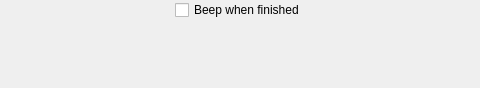
<?xml version="1.0" encoding="UTF-8"?>
<ui version="4.0">
 <class>BatchProcessingLowerPanel</class>
 <widget class="QWidget" name="BatchProcessingLowerPanel">
  <property name="geometry">
   <rect>
    <x>0</x>
    <y>0</y>
    <width>480</width>
    <height>88</height>
   </rect>
  </property>
  <property name="windowTitle">
   <string>Form</string>
  </property>
  <layout class="QVBoxLayout" name="verticalLayout">
   <property name="spacing">
    <number>16</number>
   </property>
   <property name="leftMargin">
    <number>0</number>
   </property>
   <property name="topMargin">
    <number>0</number>
   </property>
   <property name="rightMargin">
    <number>0</number>
   </property>
   <property name="bottomMargin">
    <number>0</number>
   </property>
   <item alignment="Qt::AlignHCenter">
    <widget class="QCheckBox" name="beepWhenFinished">
     <property name="text">
      <string>Beep when finished</string>
     </property>
    </widget>
   </item>
   <item>
    <widget class="SystemLoadWidget" name="systemLoadWidget" native="true"/>
   </item>
  </layout>
 </widget>
 <customwidgets>
  <customwidget>
   <class>SystemLoadWidget</class>
   <extends>QWidget</extends>
   <header>SystemLoadWidget.h</header>
   <container>1</container>
  </customwidget>
 </customwidgets>
 <resources/>
 <connections/>
</ui>
